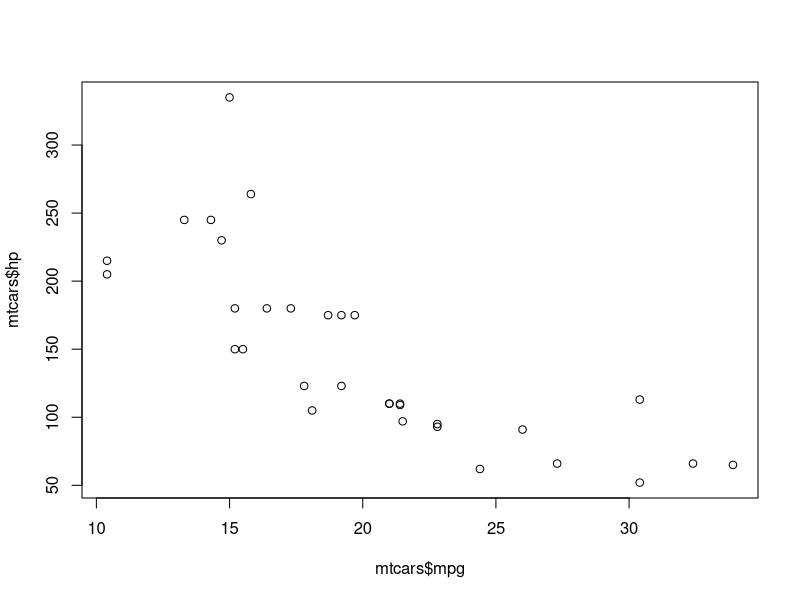
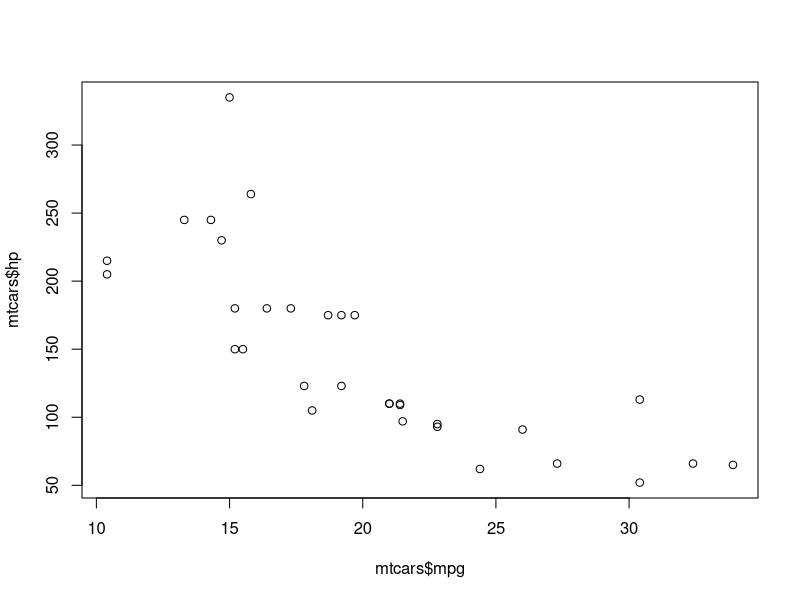
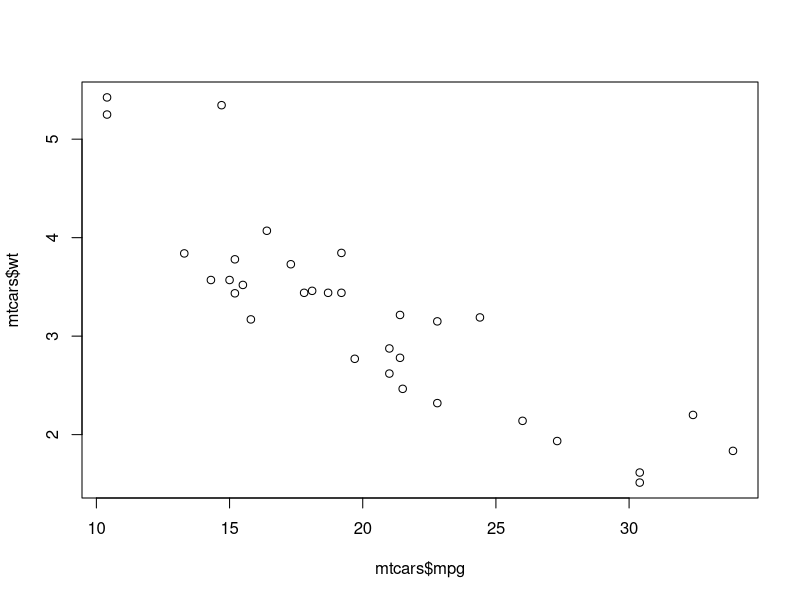
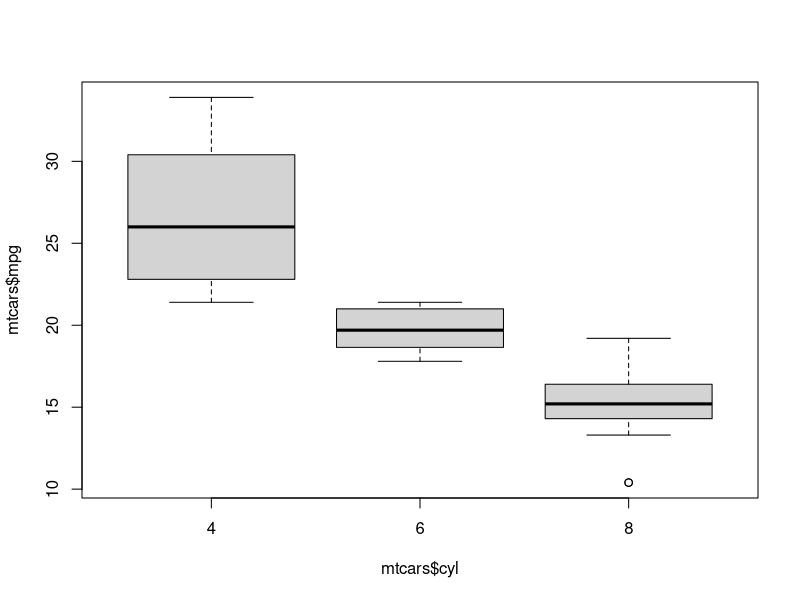
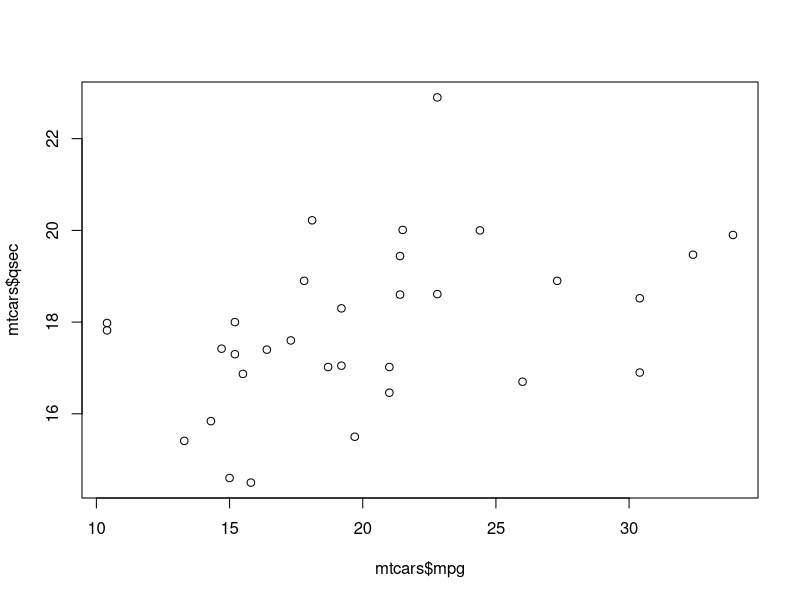

Generate these figures, in order, with R:
#' ---
#' output:
#'    html_document:
#'      toc: true
#'      toc_float: true
#'      code_folding: show
#' ---
#' # This is a level 1 title  
#' For the table of content, you might (or not) install the last pandoc version https://pandoc.org/installing.html
#' 
#'Very simple example  
#'Here I just added a ' after the comments
#' 
#' ## Hide codes / results / plots
#' Traditionnally, we often begin with some data management. This will probably be less interesting to our colleagues. We could spare them the pain and hide the code and the results.


#+ results="hide", echo=FALSE, fig.show="hide"
mtcars
plot(mtcars$mpg,mtcars$hp)
2+2
3*3
exp(3*3)==exp(3)^3
exp(3+3)==exp(3)*exp(3)

#' or just the code, but not the results

#+ echo=FALSE
plot(mtcars$mpg,mtcars$hp)
2+2
3*3
exp(3*3)==exp(3)^3
exp(3+3)==exp(3)*exp(3)

#'The more mile per gallons, the lower the horse power !
#'Does heavier car consume more ?
plot(mtcars$mpg,mtcars$wt)
#' ## This is a level 2 title

#'It looks like it also


#'

mtcars$cyl=factor(mtcars$cyl)
boxplot(mtcars$mpg~mtcars$cyl)

#'and finally time to do a quarter mile
#' ### This is a failed level 3 title
#'
#' ### This is a level 3 title (note the empty comment line before)
#' Some other comments
plot(mtcars$mpg,mtcars$qsec)

#'it is less clear but ok

#'can we predict mpg with other variables ?

summary(lm(mpg~cyl+hp+qsec+wt,data=mtcars))

#'We have a nice model, with 85% variance explained.

#rmarkdown::render('Ex4.R',encoding="UTF-8")
#NB: run this line (without the #, file must be savec and in the current directory)

